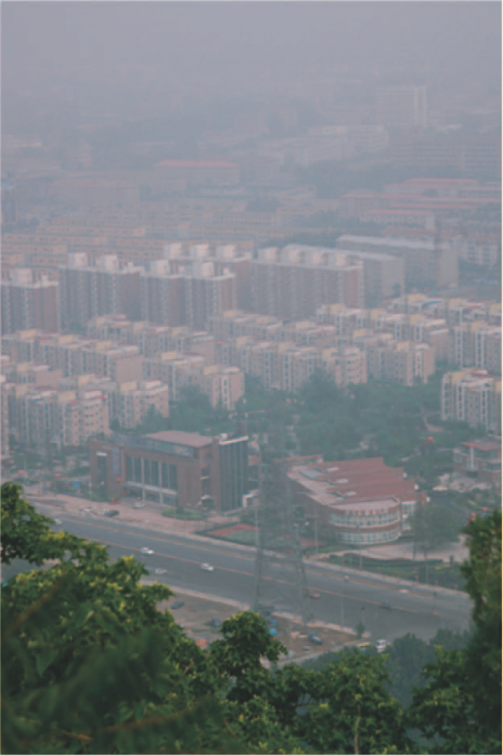
#> input picture work4/imgs/img1.png, 503 x 755 px; its folder holds only this picture in this run
$ python haze_removal.py   (older library calls are emulated)
#> lines starting #> are read from the running program, lines starting #| are printed output that depends on the picture
import os
import sys
import math

import cv2
import numpy as np


# 根据论文公式 5 获取暗通道
def get_dark_channel(img, size):
    blue, green, red = cv2.split(img)
    dark_channel = cv2.min(cv2.min(red, green), blue)
    kernel = cv2.getStructuringElement(cv2.MORPH_RECT, (size, size))
    dark = cv2.erode(dark_channel, kernel)
    return dark


# 估算全球大气光成分
def get_atmospheric_light(img, dark):
    [h, w] = img.shape[:2]
    img_size = h * w
    numpx = int(max(math.floor(img_size / 1000), 1))
    darkvec = dark.reshape(img_size)
    imvec = img.reshape(img_size, 3)

    indices = darkvec.argsort()
    indices = indices[img_size - numpx::]

    atmsum = np.zeros([1, 3])
    for ind in range(1, numpx):
       atmsum = atmsum + imvec[indices[ind]]

    A = atmsum / numpx
    return A


def estimate_transmission(img, A, size):
    omega = 0.95
    im3 = np.empty(img.shape, img.dtype)

    for ind in range(0, 3):
        im3[:, :, ind] = img[:, :, ind] / A[0, ind]

    transmission = 1 - omega * get_dark_channel(im3, size)
    return transmission


def guided_filter(img, p, r, eps):
    mean_I = cv2.boxFilter(img, cv2.CV_64F, (r, r))
    mean_p = cv2.boxFilter(p, cv2.CV_64F, (r, r))
    mean_Ip = cv2.boxFilter(img * p, cv2.CV_64F, (r, r))
    cov_Ip = mean_Ip - mean_I * mean_p

    mean_II = cv2.boxFilter(img * img, cv2.CV_64F, (r, r))
    var_I   = mean_II - mean_I * mean_I

    a = cov_Ip / (var_I + eps)
    b = mean_p - a * mean_I

    mean_a = cv2.boxFilter(a, cv2.CV_64F, (r, r))
    mean_b = cv2.boxFilter(b, cv2.CV_64F, (r, r))

    q = mean_a * img + mean_b
    return q


def refine_transmission(img, et):
    gray = cv2.cvtColor(img, cv2.COLOR_BGR2GRAY)
    gray = np.float64(gray) / 255
    r = 60
    eps = 0.0001
    t = guided_filter(gray, et, r, eps)

    return t


# 根据公式 1 复原图像
def recover(img, t, A, tx=0.1):
    res = np.empty(img.shape, img.dtype)
    t = cv2.max(t, tx)

    for ind in range(0, 3):
        res[:, :, ind] = (img[:, :, ind] - A[0, ind]) / t + A[0, ind]

    return res


def haze_removal(file_name):
#> called with file_name = './imgs/img1.png'
    src = cv2.imread(file_name)
#> src is the input picture: shape (755, 503, 3); mean B, G, R 128.9, 126, 120.8

    I = src.astype('float64') / 255   # uint8 -> float64
    size = 15
    dark = get_dark_channel(I, size)
    A = get_atmospheric_light(I, dark)
#> in get_atmospheric_light, `indices = indices[img_size - numpx::]`: indices = 379 values, max 14313 at index 168, min 1213 at index 233, mean 8948.2
#> the loop in get_atmospheric_light, `for ind in range(1, numpx):` made 378 passes
#> atmsum on passes 1 to 3: [[0.694, 0.643, 0.643]], [[1.39, 1.29, 1.28]], [[2.08, 1.93, 1.92]]
#> after the loop in get_atmospheric_light, `for ind in range(1, numpx):`: atmsum = [[262, 243, 240.4]]
#> in get_atmospheric_light, `A = atmsum / numpx`: A = [[0.691, 0.641, 0.634]]
#> A = [[0.691, 0.641, 0.634]]
    te = estimate_transmission(I, A, size)
#> after the loop in estimate_transmission, `for ind in range(0, 3):`:
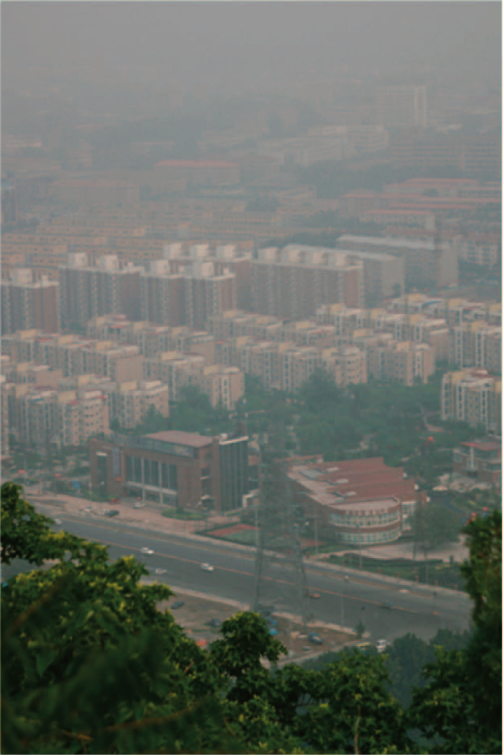
#> im3: shape (755, 503, 3) float64; mean B, G, R 0.731, 0.77, 0.747; drawn with min black and max white
    t = refine_transmission(src, te)
#> in guided_filter, `mean_II = cv2.boxFilter(img * img, cv2.CV_64F, (r, r))`:
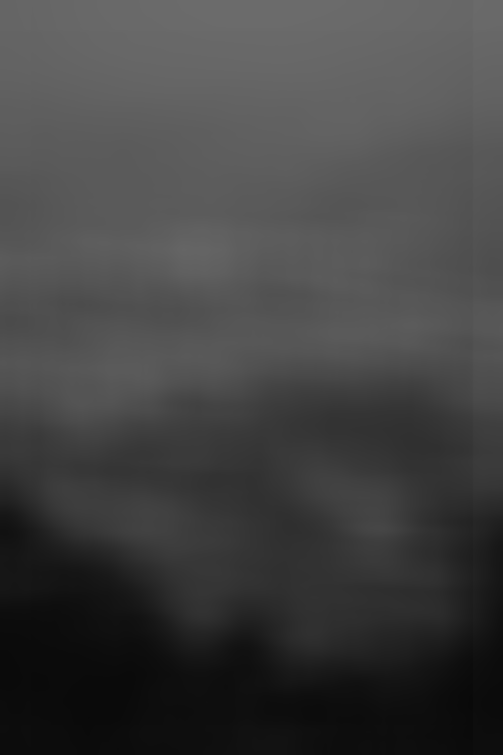
#> mean_II: shape (755, 503) float64; min 0.0384, max 0.423, mean 0.261
#> in guided_filter, `var_I   = mean_II - mean_I * mean_I`:
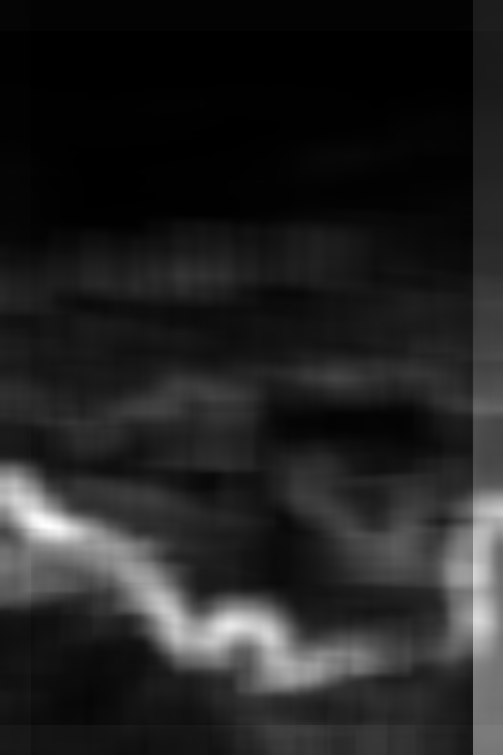
#> var_I: shape (755, 503) float64; min 8.97e-06, max 0.0165, mean 0.00228; drawn with min black and max white
#> in guided_filter, `mean_a = cv2.boxFilter(a, cv2.CV_64F, (r, r))`:
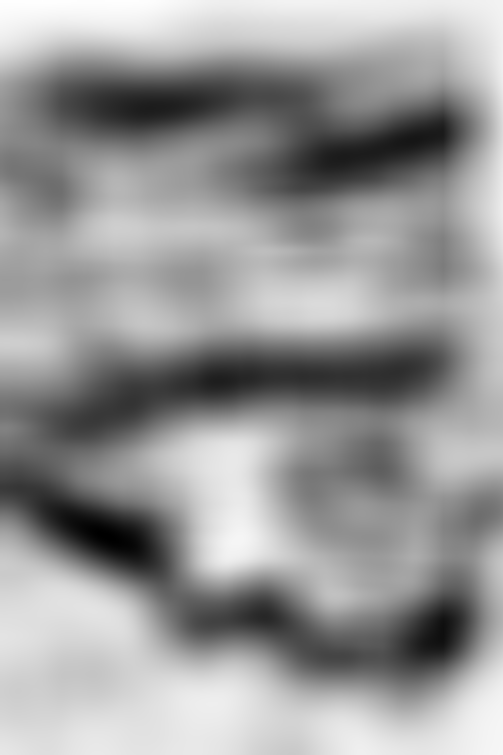
#> mean_a: shape (755, 503) float64; min -1.05, max 0.0401, mean -0.401; drawn with min black and max white
#> in guided_filter, `mean_b = cv2.boxFilter(b, cv2.CV_64F, (r, r))`:
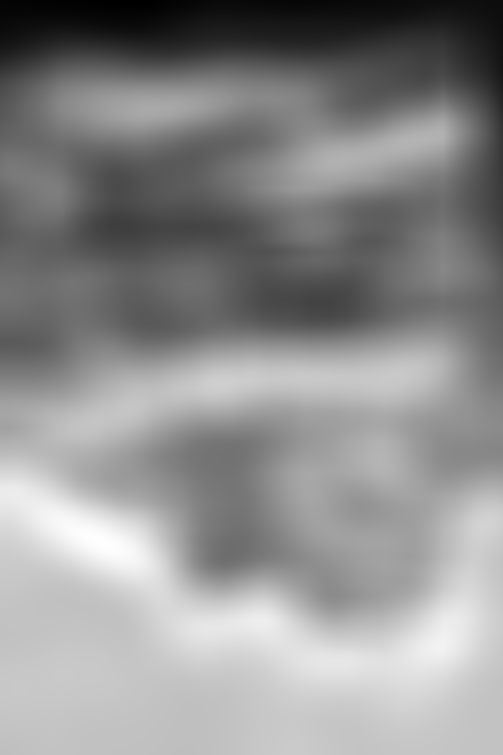
#> mean_b: shape (755, 503) float64; min 0.0469, max 1.03, mean 0.596; drawn with min black and max white
    J = recover(I, t, A, 0.1)
#> after the loop in recover, `for ind in range(0, 3):`:
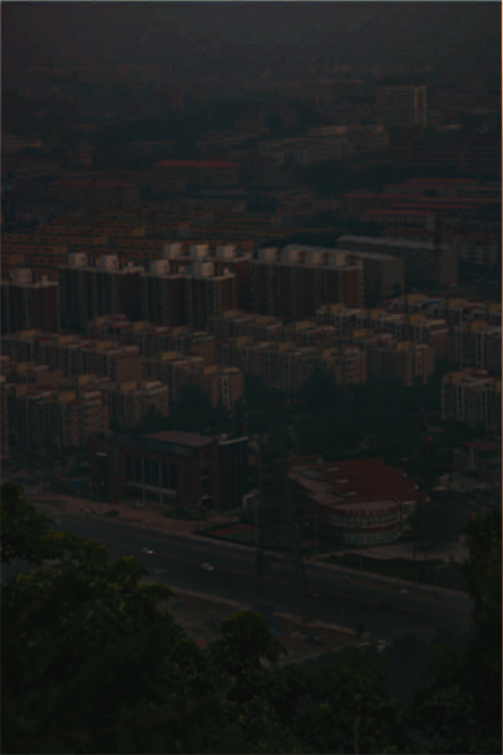
#> res: shape (755, 503, 3) float64; mean B, G, R 0.318, 0.343, 0.318; drawn with min black and max white

    # cv2.imshow("dark", dark)
    # cv2.imshow("t", t)
    cv2.imshow('original_image', src)
    cv2.imshow('recover_image', J)
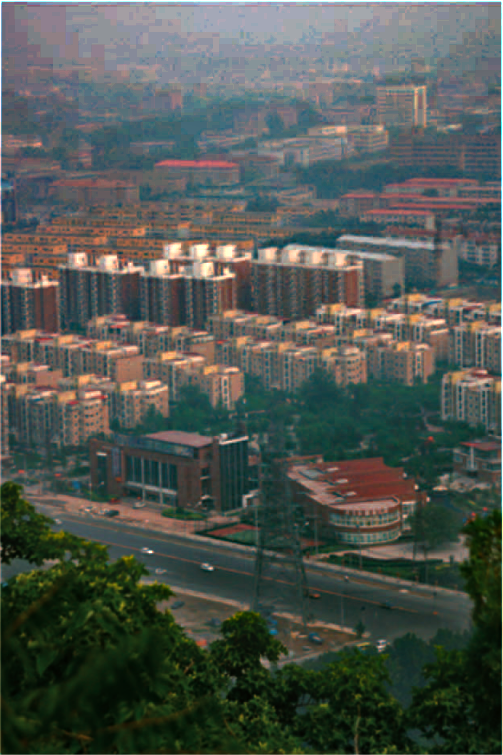
#> window 'recover_image': shape (755, 503, 3); mean B, G, R 80.2, 86.4, 79.7

    base_name = os.path.basename(file_name)
    write_name = file_name.replace(base_name, 'remove_' + base_name)

    cv2.imwrite(write_name, J * 255)
    cv2.waitKey()


if __name__ == '__main__':
    file_lst = []
    try:
        file_name = sys.argv[1]
        file_lst.append(file_name)
    except:
        root = './imgs/'
        file_lst = os.listdir(root)
        file_lst = [os.path.join(root, file) for file in file_lst if file[:6] != 'remove']

    for file_name in file_lst:
        haze_removal(file_name)

$ run again, on work4/imgs/img2.png
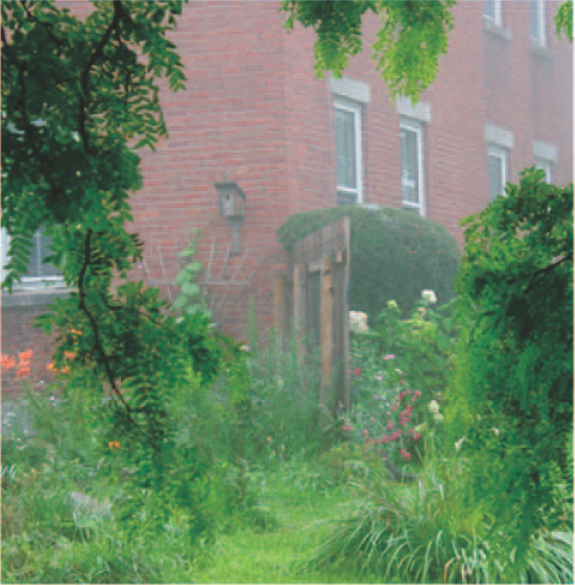
#> input picture work4/imgs/img2.png, 575 x 585 px
#> in haze_removal, src is the input picture: shape (585, 575, 3); mean B, G, R 103.2, 132.5, 108.8
#> in get_dark_channel, `dark = cv2.erode(dark_channel, kernel)`:
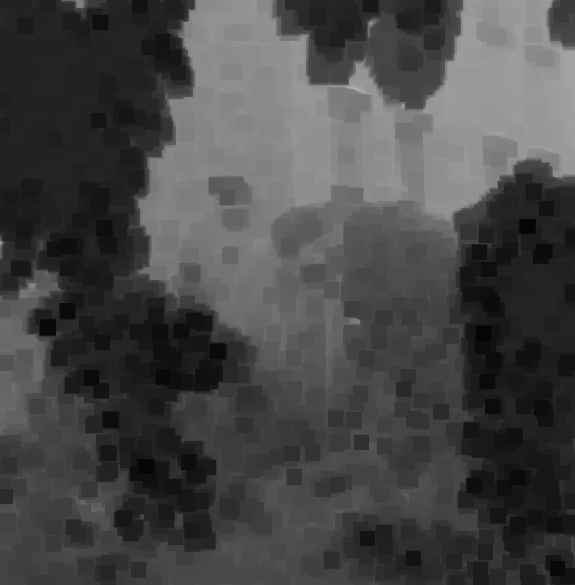
#> dark: shape (585, 575) float64; min 0.0196, max 0.694, mean 0.277
#> indices = 336 values, max 139725 at index 91, min 29895 at index 30, mean 44709.6
#> the loop in get_atmospheric_light, `for ind in range(1, numpx):` made 335 passes
#> atmsum on passes 1 to 3: [[0.686, 0.651, 0.671]], [[1.54, 1.47, 1.49]], [[2.29, 2.2, 2.2]]
#> after the loop in get_atmospheric_light, `for ind in range(1, numpx):`: atmsum = [[259.8, 251.5, 255]]
#> in get_atmospheric_light, `A = atmsum / numpx`: A = [[0.773, 0.748, 0.759]]
#> in haze_removal, `cv2.imshow('recover_image', J)`:
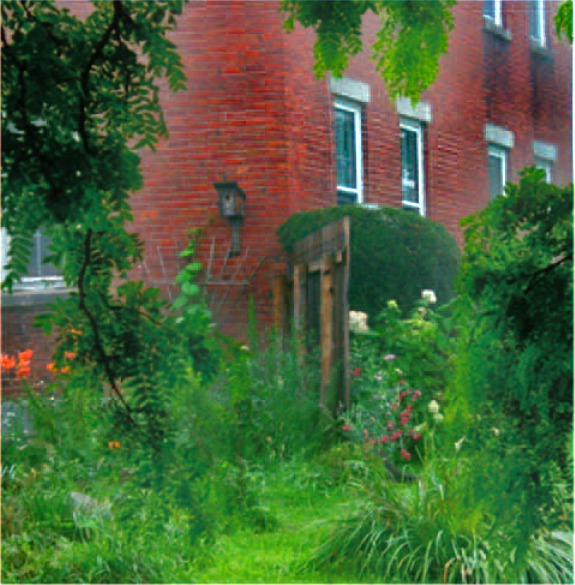
#> window 'recover_image': shape (585, 575, 3); mean B, G, R 58, 101.2, 73.7

$ run again, on work4/imgs/img3.png
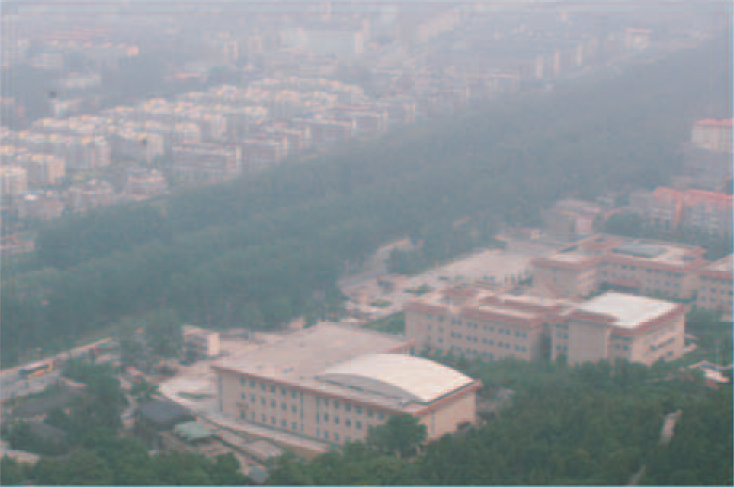
#> input picture work4/imgs/img3.png, 734 x 487 px
#> in haze_removal, src is the input picture: shape (487, 734, 3); mean B, G, R 150.1, 146.1, 140.8
#> in get_dark_channel, `dark = cv2.erode(dark_channel, kernel)`:
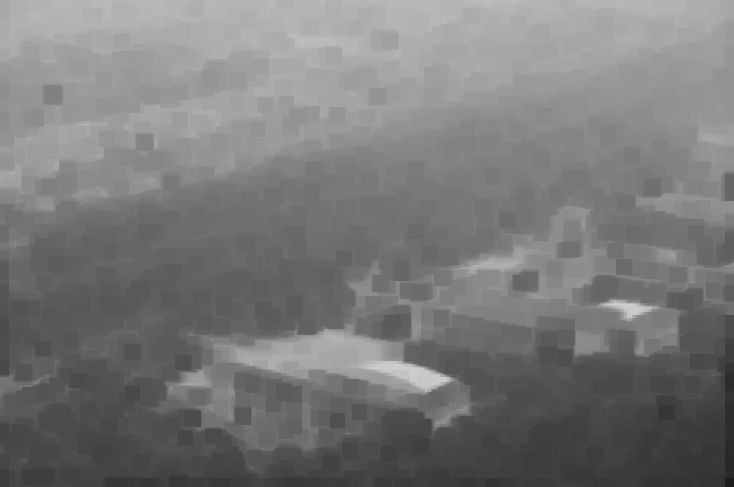
#> dark: shape (487, 734) float64; min 0.114, max 0.812, mean 0.475
#> indices = 357 values, max 280099 at index 122, min 223744 at index 158, mean 256503.8
#> the loop in get_atmospheric_light, `for ind in range(1, numpx):` made 356 passes
#> atmsum on passes 1 to 3: [[0.82, 0.847, 0.89]], [[1.64, 1.7, 1.79]], [[2.45, 2.55, 2.69]]
#> after the loop in get_atmospheric_light, `for ind in range(1, numpx):`: atmsum = [[290.7, 297.4, 315.4]]
#> in get_atmospheric_light, `A = atmsum / numpx`: A = [[0.814, 0.833, 0.883]]
#> in haze_removal, `cv2.imshow('recover_image', J)`:
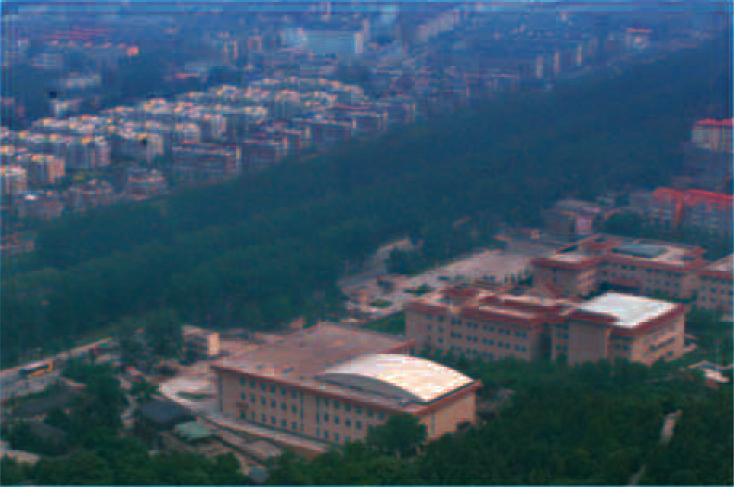
#> window 'recover_image': shape (487, 734, 3); mean B, G, R 99.2, 81.4, 57.6
